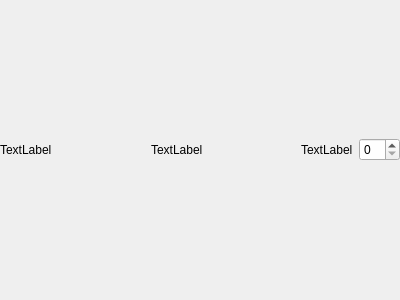
<?xml version="1.0" encoding="UTF-8"?>
<ui version="4.0">
 <class>Form</class>
 <widget class="QWidget" name="Form">
  <property name="geometry">
   <rect>
    <x>0</x>
    <y>0</y>
    <width>400</width>
    <height>300</height>
   </rect>
  </property>
  <property name="windowTitle">
   <string>Form</string>
  </property>
  <layout class="QGridLayout" name="gridLayout">
   <property name="leftMargin">
    <number>0</number>
   </property>
   <property name="topMargin">
    <number>0</number>
   </property>
   <property name="rightMargin">
    <number>0</number>
   </property>
   <property name="bottomMargin">
    <number>0</number>
   </property>
   <item row="0" column="0">
    <layout class="QHBoxLayout" name="horizontalLayout" stretch="1,1,0,0">
     <item>
      <widget class="QLabel" name="identifier">
       <property name="text">
        <string>TextLabel</string>
       </property>
      </widget>
     </item>
     <item>
      <widget class="QLabel" name="stats">
       <property name="text">
        <string>TextLabel</string>
       </property>
      </widget>
     </item>
     <item>
      <widget class="QLabel" name="calculated">
       <property name="text">
        <string>TextLabel</string>
       </property>
      </widget>
     </item>
     <item>
      <widget class="QSpinBox" name="value"/>
     </item>
    </layout>
   </item>
  </layout>
 </widget>
 <resources/>
 <connections/>
</ui>
